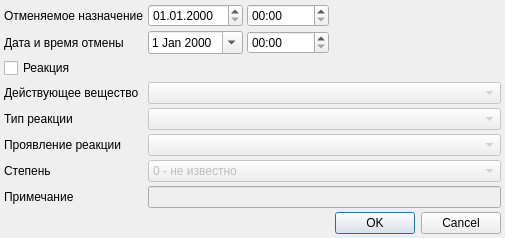
<?xml version="1.0" encoding="UTF-8"?>
<ui version="4.0">
 <class>CancelActionsNomenclatureExpenseEditor</class>
 <widget class="QDialog" name="CancelActionsNomenclatureExpenseEditor">
  <property name="geometry">
   <rect>
    <x>0</x>
    <y>0</y>
    <width>505</width>
    <height>212</height>
   </rect>
  </property>
  <property name="windowTitle">
   <string>Параметры отмены назначения ЛС</string>
  </property>
  <layout class="QGridLayout" name="gridLayout">
   <property name="margin">
    <number>4</number>
   </property>
   <property name="spacing">
    <number>4</number>
   </property>
   <item row="4" column="0">
    <widget class="QLabel" name="lblNomenclatureActiveSubstance">
     <property name="text">
      <string>Действующее вещество</string>
     </property>
    </widget>
   </item>
   <item row="7" column="0">
    <widget class="QLabel" name="lblPower">
     <property name="text">
      <string>Степень</string>
     </property>
    </widget>
   </item>
   <item row="1" column="1">
    <widget class="CDateEdit" name="edtCancelDate">
     <property name="displayFormat">
      <string>dd.MM.yyyy</string>
     </property>
     <property name="calendarPopup">
      <bool>false</bool>
     </property>
    </widget>
   </item>
   <item row="8" column="0">
    <widget class="QLabel" name="lblNotes">
     <property name="text">
      <string>Примечание</string>
     </property>
    </widget>
   </item>
   <item row="6" column="0">
    <widget class="QLabel" name="lblReactionManifestation">
     <property name="text">
      <string>Проявление реакции</string>
     </property>
    </widget>
   </item>
   <item row="5" column="0">
    <widget class="QLabel" name="lblReactionType">
     <property name="text">
      <string>Тип реакции</string>
     </property>
    </widget>
   </item>
   <item row="1" column="0">
    <widget class="QLabel" name="lblCancelDate">
     <property name="text">
      <string>Отменяемое назначение</string>
     </property>
    </widget>
   </item>
   <item row="3" column="0" colspan="5">
    <widget class="QCheckBox" name="chkReaction">
     <property name="text">
      <string>Реакция</string>
     </property>
    </widget>
   </item>
   <item row="4" column="1" colspan="4">
    <widget class="CRBComboBox" name="cmbNomenclatureActiveSubstance">
     <property name="enabled">
      <bool>false</bool>
     </property>
    </widget>
   </item>
   <item row="1" column="3" colspan="2">
    <spacer name="horizontalSpacer">
     <property name="orientation">
      <enum>Qt::Horizontal</enum>
     </property>
     <property name="sizeHint" stdset="0">
      <size>
       <width>40</width>
       <height>20</height>
      </size>
     </property>
    </spacer>
   </item>
   <item row="5" column="1" colspan="4">
    <widget class="CRBComboBox" name="cmbReactionType">
     <property name="enabled">
      <bool>false</bool>
     </property>
    </widget>
   </item>
   <item row="9" column="1">
    <spacer name="verticalSpacer">
     <property name="orientation">
      <enum>Qt::Vertical</enum>
     </property>
     <property name="sizeHint" stdset="0">
      <size>
       <width>20</width>
       <height>40</height>
      </size>
     </property>
    </spacer>
   </item>
   <item row="1" column="2">
    <widget class="CTimeEdit" name="edtCancelTime">
     <property name="displayFormat">
      <string>HH:mm</string>
     </property>
    </widget>
   </item>
   <item row="10" column="0" colspan="5">
    <widget class="QDialogButtonBox" name="buttonBox">
     <property name="standardButtons">
      <set>QDialogButtonBox::Cancel|QDialogButtonBox::Ok</set>
     </property>
    </widget>
   </item>
   <item row="6" column="1" colspan="4">
    <widget class="CRBComboBox" name="cmbReactionManifestation">
     <property name="enabled">
      <bool>false</bool>
     </property>
    </widget>
   </item>
   <item row="8" column="1" colspan="4">
    <widget class="QLineEdit" name="edtNotes">
     <property name="enabled">
      <bool>false</bool>
     </property>
    </widget>
   </item>
   <item row="7" column="1" colspan="4">
    <widget class="QComboBox" name="cmbPower">
     <property name="enabled">
      <bool>false</bool>
     </property>
     <item>
      <property name="text">
       <string>0 - не известно</string>
      </property>
     </item>
     <item>
      <property name="text">
       <string>1 - малая</string>
      </property>
     </item>
     <item>
      <property name="text">
       <string>2 - средняя</string>
      </property>
     </item>
     <item>
      <property name="text">
       <string>3 - высокая</string>
      </property>
     </item>
     <item>
      <property name="text">
       <string>4 - строгая</string>
      </property>
     </item>
    </widget>
   </item>
   <item row="2" column="2">
    <widget class="CTimeEdit" name="edtCanceledTime">
     <property name="displayFormat">
      <string>HH:mm</string>
     </property>
    </widget>
   </item>
   <item row="2" column="0">
    <widget class="QLabel" name="lblCanceledDate">
     <property name="text">
      <string>Дата и время отмены</string>
     </property>
    </widget>
   </item>
   <item row="2" column="1">
    <widget class="CDateEdit" name="edtCanceledDate">
     <property name="calendarPopup">
      <bool>true</bool>
     </property>
    </widget>
   </item>
  </layout>
 </widget>
 <customwidgets>
  <customwidget>
   <class>CDateEdit</class>
   <extends>QDateEdit</extends>
   <header>library/DateEdit.h</header>
  </customwidget>
  <customwidget>
   <class>CRBComboBox</class>
   <extends>QComboBox</extends>
   <header>library/crbcombobox.h</header>
  </customwidget>
  <customwidget>
   <class>CTimeEdit</class>
   <extends>QTimeEdit</extends>
   <header>library/TimeEdit.h</header>
  </customwidget>
 </customwidgets>
 <tabstops>
  <tabstop>buttonBox</tabstop>
  <tabstop>edtCancelDate</tabstop>
  <tabstop>edtCancelTime</tabstop>
  <tabstop>chkReaction</tabstop>
  <tabstop>cmbNomenclatureActiveSubstance</tabstop>
  <tabstop>cmbReactionType</tabstop>
  <tabstop>cmbReactionManifestation</tabstop>
  <tabstop>cmbPower</tabstop>
  <tabstop>edtNotes</tabstop>
 </tabstops>
 <resources/>
 <connections>
  <connection>
   <sender>chkReaction</sender>
   <signal>toggled(bool)</signal>
   <receiver>cmbNomenclatureActiveSubstance</receiver>
   <slot>setEnabled(bool)</slot>
   <hints>
    <hint type="sourcelabel">
     <x>49</x>
     <y>38</y>
    </hint>
    <hint type="destinationlabel">
     <x>227</x>
     <y>62</y>
    </hint>
   </hints>
  </connection>
  <connection>
   <sender>chkReaction</sender>
   <signal>toggled(bool)</signal>
   <receiver>cmbReactionType</receiver>
   <slot>setEnabled(bool)</slot>
   <hints>
    <hint type="sourcelabel">
     <x>98</x>
     <y>36</y>
    </hint>
    <hint type="destinationlabel">
     <x>226</x>
     <y>88</y>
    </hint>
   </hints>
  </connection>
  <connection>
   <sender>chkReaction</sender>
   <signal>toggled(bool)</signal>
   <receiver>cmbReactionManifestation</receiver>
   <slot>setEnabled(bool)</slot>
   <hints>
    <hint type="sourcelabel">
     <x>74</x>
     <y>36</y>
    </hint>
    <hint type="destinationlabel">
     <x>269</x>
     <y>115</y>
    </hint>
   </hints>
  </connection>
  <connection>
   <sender>chkReaction</sender>
   <signal>toggled(bool)</signal>
   <receiver>cmbPower</receiver>
   <slot>setEnabled(bool)</slot>
   <hints>
    <hint type="sourcelabel">
     <x>120</x>
     <y>37</y>
    </hint>
    <hint type="destinationlabel">
     <x>217</x>
     <y>140</y>
    </hint>
   </hints>
  </connection>
  <connection>
   <sender>chkReaction</sender>
   <signal>toggled(bool)</signal>
   <receiver>edtNotes</receiver>
   <slot>setEnabled(bool)</slot>
   <hints>
    <hint type="sourcelabel">
     <x>149</x>
     <y>40</y>
    </hint>
    <hint type="destinationlabel">
     <x>187</x>
     <y>166</y>
    </hint>
   </hints>
  </connection>
 </connections>
</ui>
